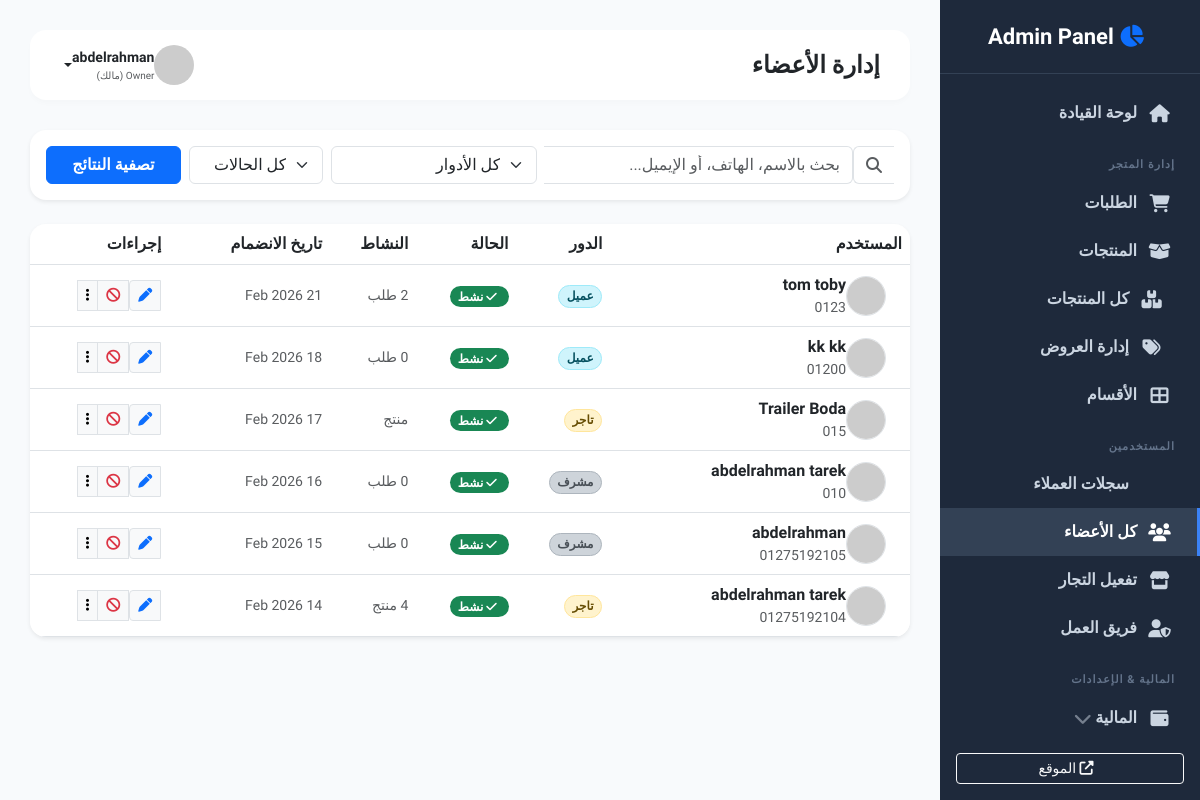
The page /super/users/ (signed in) on the database its author committed.
### accounts/models.py (models this page shows, shortened)
class User(AbstractUser):
    class Role(models.TextChoices):
        CUSTOMER = "CUSTOMER", "عميل"
        MERCHANT = "MERCHANT", "تاجر"
        OWNER = "OWNER", "Owner (مالك)"
        ADMIN_LVL2 = "ADMIN_LVL2", "مشرف درجة ثانية"
        ADMIN_LVL3 = "ADMIN_LVL3", "مشرف درجة ثالثة"
    role = models.CharField(max_length=20, choices=Role.choices, default=Role.CUSTOMER)
    phone_primary = models.CharField(max_length=15, unique=True, verbose_name="رقم الهاتف")
    phone_secondary = models.CharField(max_length=15, blank=True, null=True)
    device_id = models.CharField(max_length=255, blank=True, null=True)
    is_banned = models.BooleanField(default=False)
    custom_role = models.ForeignKey(CustomRole, on_delete=models.SET_NULL, null=True, blank=True)
    referral_code = models.CharField(max_length=10, unique=True, blank=True, null=True)
    invited_by = models.ForeignKey('self', on_delete=models.SET_NULL, null=True, blank=True, related_name='invitees')
    referral_balance = models.DecimalField(max_digits=10, decimal_places=2, default=0.00, verbose_name="رصيد الدعوات")

### supervisor/views.py (the view)
# urls.py: path('users/', views.users_list, name='super_users_list'),
@login_required
def users_list(request):
    if not is_supervisor(request.user): return redirect('home')
    role = request.GET.get('role')
    q = request.GET.get('q')
    users = User.objects.all().order_by('-date_joined')
    if role: users = users.filter(role=role)
    if q: users = users.filter(Q(username__icontains=q) | Q(phone_primary__icontains=q))
    return render(request, 'supervisor/users_list.html', {'users': users})

### store/context_processors.py (called while the page is built)
def site_settings(request):
    settings = SiteSetting.objects.first()
    return {'site_settings': settings}

### supervisor/views.py (called while the page is built)
def is_supervisor(user):
    return user.is_superuser or user.role in [User.Role.ADMIN_LVL2, User.Role.ADMIN_LVL3, User.Role.OWNER]

### templates/supervisor/users_list.html (shortened to what this page needs)
{% extends 'supervisor/base_supervisor.html' %}
{% block page_title %}إدارة الأعضاء{% endblock %}
{% block content %}
<div class="card border-0 shadow-sm rounded-4 mb-4">
    <div class="card-body p-3">
        <form class="row g-2 align-items-center" method="GET">
            <div class="col-12 col-md-5">
                <div class="input-group">
                    <span class="input-group-text bg-white border-end-0"><i class="fas fa-search text-muted"></i></span>
                    <input type="text" name="q" class="form-control border-start-0" placeholder="بحث بالاسم، الهاتف، أو الإيميل..." value="{{ request.GET.q }}">
                </div>
            </div>
            <div class="col-6 col-md-3">
                <select name="role" class="form-select">
                    <option value="">كل الأدوار</option>
                </select>
            </div>
            <div class="col-6 col-md-2">
                <select name="status" class="form-select">
                    <option value="">كل الحالات</option>
                </select>
            </div>
            <div class="col-12 col-md-2">
                <button class="btn btn-primary w-100 fw-bold">تصفية النتائج</button>
            </div>
        </form>
    </div>
</div>
<div class="d-none d-md-block">
    <div class="card border-0 shadow-sm rounded-4 overflow-hidden">
        <div class="table-responsive">
            <table class="table table-hover align-middle mb-0">
                <thead class="bg-light">
                    <tr>
                        <th class="ps-4">المستخدم</th>
                        <th>الدور</th>
                        <th>الحالة</th>
                        <th>النشاط</th>
                        <th>تاريخ الانضمام</th>
                        <th class="text-end pe-4">إجراءات</th>
                    </tr>
                </thead>
                <tbody>
                    {% for u in users %}
                    <tr>
                        <td class="ps-4">
                            <div class="d-flex align-items-center">
                                <img src="https://ui-avatars.com/api/?name={{ u.first_name }}+{{ u.last_name }}&background=random&size=128"
                                     class="rounded-circle me-3 border" width="40" height="40">
                                <div>
                                    <div class="fw-bold text-dark">{{ u.first_name }} {{ u.last_name }}</div>
                                    <div class="small text-muted">{{ u.phone_primary }}</div>
                                </div>
                            </div>
                        </td>
                        <td>
                            {% if u.role == 'MERCHANT' %}
                                <span class="badge bg-warning-subtle text-warning-emphasis border border-warning-subtle rounded-pill">تاجر</span>
                            {% elif u.role == 'CUSTOMER' %}
                                <span class="badge bg-info-subtle text-info-emphasis border border-info-subtle rounded-pill">عميل</span>
                            {% else %}
                                <span class="badge bg-dark-subtle text-dark-emphasis border border-dark-subtle rounded-pill">مشرف</span>
                            {% endif %}
                        </td>
                        <td>
                            {% if u.is_banned %}
                                <span class="badge bg-danger rounded-pill"><i class="fas fa-ban me-1"></i> محظور</span>
                            {% elif u.is_active %}
                                <span class="badge bg-success rounded-pill"><i class="fas fa-check me-1"></i> نشط</span>
                            {% else %}
                                <span class="badge bg-secondary rounded-pill">غير مفعل</span>
                            {% endif %}
                        </td>
                        <td>
                            <small class="text-muted d-block">
                                {% if u.role == 'MERCHANT' %}
                                    {{ u.merchant_profile.products.count }} منتج
                                {% else %}
                                    {{ u.orders.count }} طلب
                                {% endif %}
                            </small>
                        </td>
                        <td class="text-muted small">{{ u.date_joined|date:"d M Y" }}</td>
                        <td class="text-end pe-4">
                            <div class="btn-group">
                                <a href="{% url 'super_user_edit' u.id %}" class="btn btn-sm btn-light border" title="تعديل"><i class="fas fa-pen text-primary"></i></a>
                                {% if u.is_banned %}
                                    <a href="{% url 'super_ban_user' u.id %}?action=unban" class="btn btn-sm btn-success text-white fw-bold px-3" title="فك الحظر">فك</a>
                                {% else %}
                                    <a href="{% url 'super_ban_user' u.id %}?action=ban" class="btn btn-sm btn-light border text-danger" title="حظر" onclick="return confirm('حظر هذا المستخدم؟')"><i class="fas fa-ban"></i></a>
                                {% endif %}
                                <button class="btn btn-sm btn-light border" data-bs-toggle="dropdown"><i class="fas fa-ellipsis-v"></i></button>
                            </div>
                        </td>
                    </tr>
                    {% empty %}
                    <tr><td colspan="6" class="text-center py-5 text-muted">لا توجد نتائج مطابقة.</td></tr>
                    {% endfor %}
                </tbody>
            </table>
        </div>
    </div>
</div>
{% endblock %}

### templates/supervisor/base_supervisor.html (shortened to what this page needs)
<!DOCTYPE html>
<html lang="ar" dir="rtl">
<head>
    <link href="https://cdn.jsdelivr.net/npm/bootstrap@5.3.0/dist/css/bootstrap.min.css" rel="stylesheet">
    <link rel="stylesheet" href="https://cdnjs.cloudflare.com/ajax/libs/font-awesome/6.4.0/css/all.min.css">
</head>
<body>
    <div class="sidebar" id="sidebar">
        <div class="sidebar-brand">
            <i class="fas fa-chart-pie text-primary me-2"></i> Admin Panel
        </div>
        <div class="sidebar-menu">
            <a href="{% url 'supervisor_dashboard' %}" class="nav-link {% if request.resolver_match.url_name == 'supervisor_dashboard' %}active{% endif %}">
                <i class="fas fa-home"></i> لوحة القيادة
            </a>
            {% if request.user.is_superuser or request.user.role == 'OWNER' or "orders" in request.user.custom_role.permissions or "products" in request.user.custom_role.permissions %}
            <div class="nav-title">إدارة المتجر</div>
            {% endif %}
            {% if request.user.is_superuser or request.user.role == 'OWNER' or "orders" in request.user.custom_role.permissions %}
            <a href="{% url 'super_all_orders' %}" class="nav-link {% if request.resolver_match.url_name == 'super_all_orders' %}active{% endif %}">
                <i class="fas fa-shopping-cart"></i> الطلبات
            </a>
            {% endif %}
            {% if request.user.is_superuser or request.user.role == 'OWNER' or "products" in request.user.custom_role.permissions %}
            <a href="{% url 'super_pending_products' %}" class="nav-link {% if request.resolver_match.url_name == 'super_pending_products' %}active{% endif %}">
                <i class="fas fa-box-open"></i> المنتجات
            </a>
            {% endif %}
            {% if request.user.is_superuser or request.user.role == 'OWNER' or "products" in request.user.custom_role.permissions %}
            <a href="{% url 'super_all_products' %}" class="nav-link {% if request.resolver_match.url_name == 'super_all_products' %}active{% endif %}">
                <i class="fas fa-boxes me-2"></i> كل المنتجات
            </a>
            {% endif %}
            {% if request.user.is_superuser or "offers" in request.user.custom_role.permissions %}
            <a href="{% url 'super_manage_offers' %}" class="nav-link"><i class="fas fa-tags me-2"></i> إدارة العروض</a>
            {% endif %}
            {% if request.user.is_superuser or request.user.role == 'OWNER' or "categories" in request.user.custom_role.permissions %}
            <a href="{% url 'super_categories' %}" class="nav-link {% if request.resolver_match.url_name == 'super_categories' %}active{% endif %}">
                <i class="fas fa-th-large"></i> الأقسام
            </a>
            {% endif %}
            {% if request.user.is_superuser or request.user.role == 'OWNER' or "users" in request.user.custom_role.permissions or "merchants" in request.user.custom_role.permissions %}
            <div class="nav-title">المستخدمين</div>
            {% endif %}
            {% if request.user.is_superuser or request.user.role == 'OWNER' or "users" in request.user.custom_role.permissions or "merchants" in request.user.custom_role.permissions %}
            <a href="{% url 'super_customers_analytics' %}" class="nav-link">
                 سجلات العملاء
            </a>
            {% endif %}
            {% if request.user.is_superuser or request.user.role == 'OWNER' or "users" in request.user.custom_role.permissions %}
            <a href="{% url 'super_users_list' %}" class="nav-link {% if request.resolver_match.url_name == 'super_users_list' %}active{% endif %}">
                <i class="fas fa-users"></i> كل الأعضاء
            </a>
            {% endif %}
            {% if request.user.is_superuser or request.user.role == 'OWNER' or "merchants" in request.user.custom_role.permissions %}
            <a href="{% url 'super_pending_merchants' %}" class="nav-link {% if request.resolver_match.url_name == 'super_pending_merchants' %}active{% endif %}">
                <i class="fas fa-store"></i> تفعيل التجار
            </a>
            {% endif %}
            {% if request.user.is_superuser or request.user.role == 'OWNER' or "team" in request.user.custom_role.permissions %}
            <a href="{% url 'super_team' %}" class="nav-link {% if request.resolver_match.url_name == 'super_team' %}active{% endif %}">
                <i class="fas fa-user-shield"></i> فريق العمل
            </a>
            {% endif %}
            {% if request.user.is_superuser or request.user.role == 'OWNER' or "finance" in request.user.custom_role.permissions %}
            <div class="nav-title">المالية & الإعدادات</div>
            <a class="nav-link collapsed" data-bs-toggle="collapse" href="#financeMenu" role="button" aria-expanded="false">
                <i class="fas fa-wallet"></i> المالية
                <i class="fas fa-chevron-down ms-auto small opacity-50"></i>
            </a>
            {% endif %}
        </div>
        <div class="p-3">
            <a href="{% url 'home' %}" class="btn btn-outline-light w-100 btn-sm"><i class="fas fa-external-link-alt me-2"></i> الموقع</a>
        </div>
    </div>
    <div class="main-content">
        <nav class="top-navbar">
            <div class="d-flex align-items-center">
                <h4 class="mb-0 fw-bold text-dark">{% block page_title %}لوحة القيادة{% endblock %}</h4>
            </div>
            <div class="dropdown">
                <a href="#" class="d-flex align-items-center text-dark text-decoration-none dropdown-toggle" data-bs-toggle="dropdown">
                    <img src="https://ui-avatars.com/api/?name={{ request.user.first_name }}&background=3b82f6&color=fff" class="rounded-circle me-2" width="40">
                    <div class="d-none d-md-block">
                        <span class="d-block fw-bold small">{{ request.user.first_name }}</span>
                        <span class="d-block text-muted" style="font-size: 10px;">{{ request.user.get_role_display }}</span>
                    </div>
                </a>
            </div>
        </nav>
        {% block content %}{% endblock %}
    </div>
</body>
</html>

### templates/supervisor/base_supervisor.html (style rules this page uses)
:root { --sidebar-width: 260px; --sidebar-bg: #1e293b; --sidebar-hover: #334155; --primary-color: #3b82f6; --bg-body: #f8fafc; }
body { font-family: 'Cairo', sans-serif; background-color: var(--bg-body); overflow-x: hidden; }
.sidebar { position: fixed; top: 0; right: 0; bottom: 0; width: var(--sidebar-width); background: var(--sidebar-bg); color: #94a3b8; transition: 0.3s; z-index: 1000; display: flex; flex-direction: column; }
.sidebar-brand { padding: 20px; font-size: 22px; font-weight: 800; color: #fff; text-align: center; border-bottom: 1px solid #334155; }
.sidebar-menu { flex-grow: 1; padding: 15px 0; overflow-y: auto; }
.nav-link { padding: 12px 25px; color: #cbd5e1; font-weight: 600; display: flex; align-items: center; text-decoration: none; border-right: 3px solid transparent; transition: 0.2s; cursor: pointer; }
.nav-link:hover, .nav-link.active { background: var(--sidebar-hover); color: #fff; border-right-color: var(--primary-color); }
.nav-link i.fa-chevron-down { transition: transform 0.3s; }
.nav-link i { width: 25px; margin-left: 10px; font-size: 18px; text-align: center; }
.nav-title { padding: 20px 25px 5px; font-size: 11px; text-transform: uppercase; color: #64748b; font-weight: 700; letter-spacing: 1px; }
.main-content { margin-right: var(--sidebar-width); padding: 30px; transition: 0.3s; }
.top-navbar { background: #fff; padding: 15px 30px; border-radius: 16px; box-shadow: 0 4px 6px -1px rgba(0,0,0,0.02); display: flex; justify-content: space-between; align-items: center; margin-bottom: 30px; }

### rows shown on the page
User: user.first_name "abdelrahman", user.role "Owner (مالك)", first_name "abdelrahman", phone_primary "01275192105", shows "مشرف", is_banned False (drawn), date_joined "15 Feb 2026"
User: first_name "tom", last_name "toby", phone_primary "0123", role "عميل", is_banned False (drawn), date_joined "21 Feb 2026"
User: first_name "kk", last_name "kk", phone_primary "01200", role "عميل", is_banned False (drawn), date_joined "18 Feb 2026"
User: first_name "Trailer", last_name "Boda", phone_primary "015", role "تاجر", is_banned False (drawn), date_joined "17 Feb 2026"
User: first_name "abdelrahman", last_name "tarek", phone_primary "010", role "مشرف", is_banned False (drawn), date_joined "16 Feb 2026"
User: first_name "abdelrahman", last_name "tarek", phone_primary "01275192104", role "تاجر", is_banned False (drawn), date_joined "14 Feb 2026"
